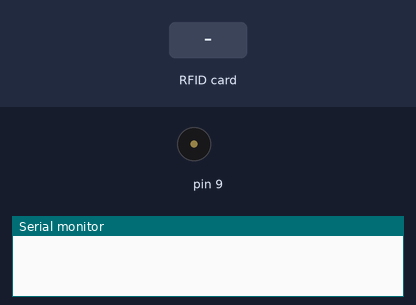
Bench run of a sketch on a simulated Arduino Mega 2560, built with avr-gcc and run on an emulated ATmega2560. Parts: buzzer (waves = sounding), the last lines printed to the serial monitor. The test bench sets the inputs (shaded band).

Above: at 1.2 s.
1.3 s: RFID card 5E 7A 19 C4 held to the reader
At 1.55 s:
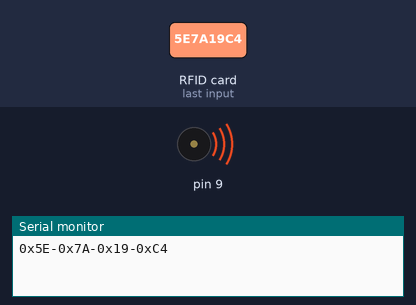
Timing chart, 0 to 4.3 s (numbered marks = the images above; inputs shaded):
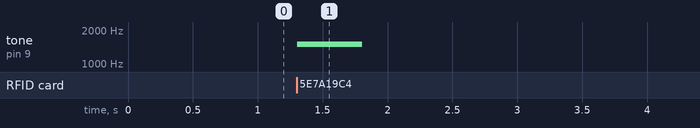

Measured:
- after the input at 1.3 s, tone on pin 9: silent → 1500 Hz at once, → silent 0.50 s later

The sketch:

iso14443a_uid.ino
```cpp
/**************************************************************************/
/*!
    This example will attempt to connect to an ISO14443A
    card or tag and retrieve some basic information about it
    that can be used to determine what type of card it is.

    Note that you need the baud rate to be 115200 because we need to print
    out the data and read from the card at the same time!

    To enable debug message, define DEBUG in PN532/PN532_debug.h

*/
/**************************************************************************/


/* When the number after #if set as 1, it will be switch to SPI Mode*/
#if 0
  #include <SPI.h>
  #include <PN532_SPI.h>
  #include "PN532.h"

  PN532_SPI pn532spi(SPI, 10);
  PN532 nfc(pn532spi);

/* When the number after #elif set as 1, it will be switch to HSU Mode*/
#elif 1
  #include <PN532_HSU.h>
  #include <PN532.h>

  PN532_HSU pn532hsu(Serial1);
  PN532 nfc(pn532hsu);

/* When the number after #if & #elif set as 0, it will be switch to I2C Mode*/
#else
  #include <Wire.h>
  #include <PN532_I2C.h>
  #include <PN532.h>
  #include <NfcAdapter.h>

  PN532_I2C pn532i2c(Wire);
  PN532 nfc(pn532i2c);
#endif

void setup(void) {

  Serial.begin(9600);
//  Serial.println("Hello!");
  pinMode(9,OUTPUT);

  nfc.begin();

  uint32_t versiondata = nfc.getFirmwareVersion();
  if (! versiondata) {
    //Serial.print("Didn't find PN53x board");
    while (1); // halt
  }

  // Got ok data, print it out!
  //Serial.print("Found chip PN5"); Serial.println((versiondata>>24) & 0xFF, HEX);
  //Serial.print("Firmware ver. "); Serial.print((versiondata>>16) & 0xFF, DEC);
  //Serial.print('.'); Serial.println((versiondata>>8) & 0xFF, DEC);

  // Set the max number of retry attempts to read from a card
  // This prevents us from waiting forever for a card, which is
  // the default behaviour of the PN532.
  nfc.setPassiveActivationRetries(0xFF);

  // configure board to read RFID tags
  nfc.SAMConfig();

  //Serial.println("Waiting for an ISO14443A card");
}

void loop(void) {
  boolean success;
  uint8_t uid[] = { 0, 0, 0, 0, 0, 0, 0 };  // Buffer to store the returned UID
  uint8_t uidLength;                        // Length of the UID (4 or 7 bytes depending on ISO14443A card type)

  // Wait for an ISO14443A type cards (Mifare, etc.).  When one is found
  // 'uid' will be populated with the UID, and uidLength will indicate
  // if the uid is 4 bytes (Mifare Classic) or 7 bytes (Mifare Ultralight)
  success = nfc.readPassiveTargetID(PN532_MIFARE_ISO14443A, &uid[0], &uidLength);

  if (success) {
    tone(9,1500, 500);

    //Serial.println("Found a card!");
    //Serial.print("UID Length: ");Serial.print(uidLength, DEC);Serial.println(" bytes");
    //Serial.print("UID Value: ");
    for (uint8_t i=0; i < uidLength; i++)
    {
      Serial.print("0x");Serial.print(uid[i], HEX);
      if(i != uidLength - 1){
        Serial.print("-");
      }
    }
    Serial.println("");
    // Wait 1 second before continuing
    delay(1000);
  }
  else
  {
    // PN532 probably timed out waiting for a card
    //Serial.println("Timed out waiting for a card");
    noTone(9);
  }
}
```
